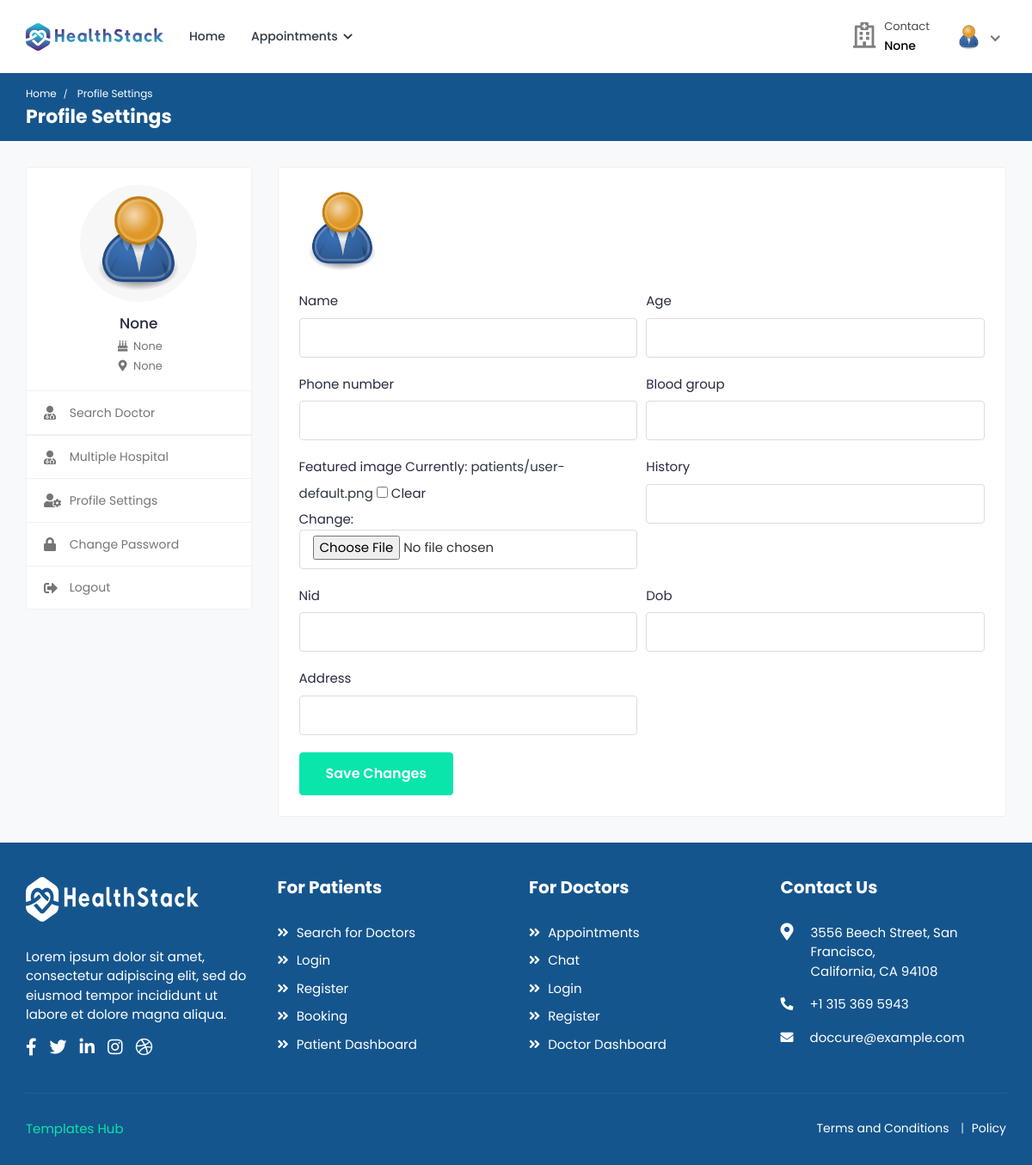
The page /profile-settings/7/ on the database as committed earlier.
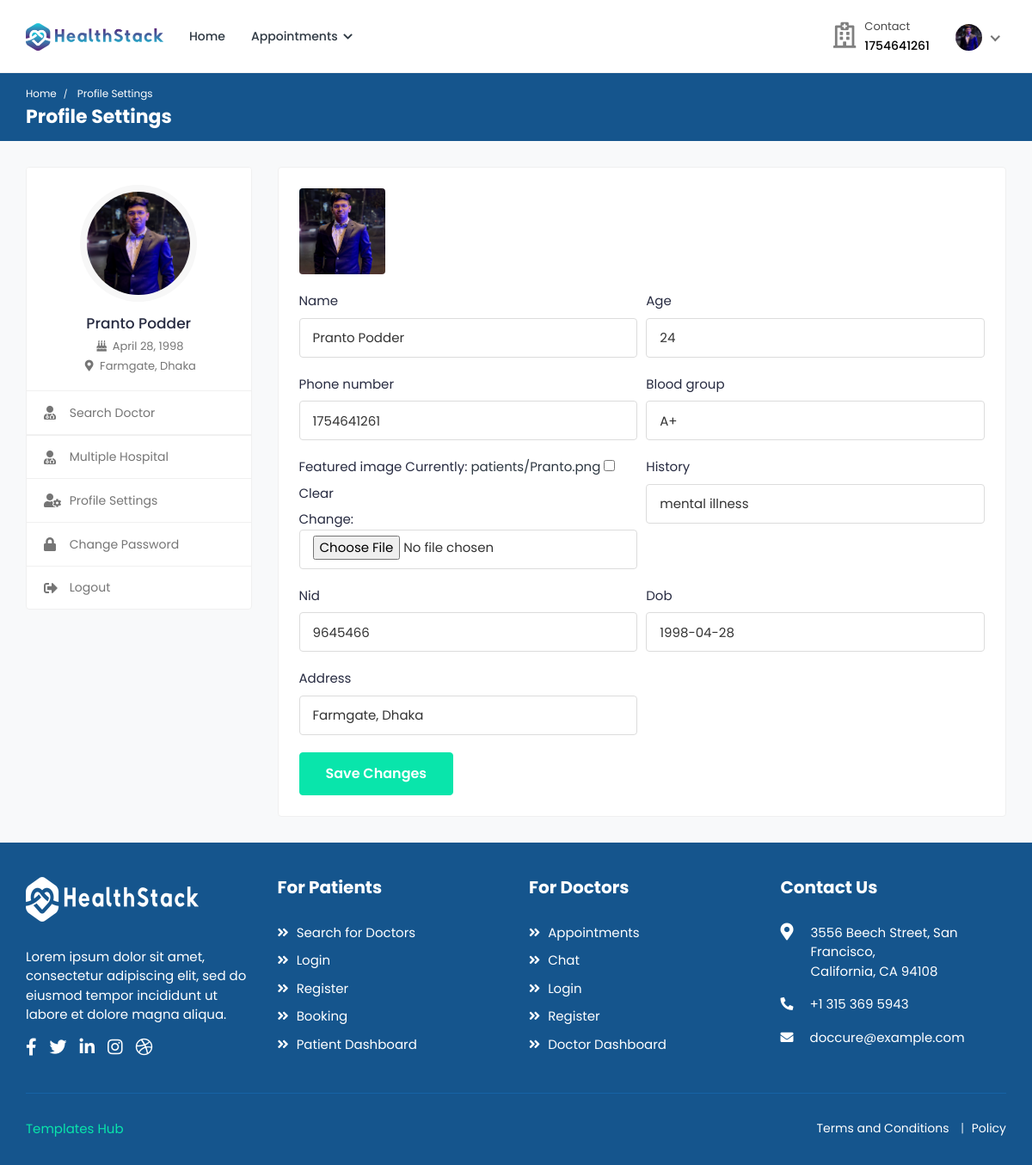
The same page on the database as committed later.
### hospital/models.py (models this page shows, shortened)
class Patient(models.Model):
    patient_id = models.AutoField(primary_key=True)
    user = models.OneToOneField(
        User, on_delete=models.CASCADE, null=True, blank=True, related_name='patient')
    name = models.CharField(max_length=200, null=True, blank=True)
    username = models.CharField(max_length=200, null=True, blank=True)
    age = models.IntegerField(null=True, blank=True)
    email = models.EmailField(max_length=200, null=True, blank=True)
    phone_number = models.IntegerField(null=True, blank=True)
    address = models.CharField(max_length=200, null=True, blank=True)
    featured_image = models.ImageField(
        upload_to='patients/', default='patients/user-default.png', null=True, blank=True)
    blood_group = models.CharField(
        max_length=200, null=True, blank=True)
    history = models.CharField(max_length=200, null=True, blank=True)
    dob = models.DateField(null=True, blank=True)
    nid = models.CharField(max_length=200, null=True, blank=True)

### hospital/views.py (the view, shortened to what this page needs)
def profile_settings(request, pk):
    patient = Patient.objects.get(user_id=pk)
    form = PatientForm(instance=patient)  # instance=patient
    context = {'patient': patient, 'form': form}
    return render(request, 'profile-settings.html', context)

### hospital/forms.py
class PatientForm(forms.ModelForm):
    class Meta:
        model = Patient
        fields = ['name', 'age', 'phone_number', 'blood_group',
                  'featured_image', 'history', 'nid', 'dob', 'address']
    def __init__(self, *args, **kwargs):
        super(PatientForm, self).__init__(*args, **kwargs)
        for name, field in self.fields.items():
            field.widget.attrs.update({'class': 'form-control'})

### templates/profile-settings.html (shortened to what the changed rows need)
{% load static %}
<!DOCTYPE html>
<html lang="en">
  <head>
    <link
      rel="stylesheet"
      href="{% static 'HealthStack-System/css/Normal/bootstrap.min.css' %}"
    />
    <link
      rel="stylesheet"
      href="{% static 'HealthStack-System/plugins/Normal/fontawesome/css/fontawesome.min.css' %}"
    />
    <link
      rel="stylesheet"
      href="{% static 'HealthStack-System/plugins/Normal/fontawesome/css/all.min.css' %}"
    />
    <link
      rel="stylesheet"
      href="{% static 'HealthStack-System/css/Normal/bootstrap-datetimepicker.min.css' %}"
    />
    <link
      rel="stylesheet"
      href="{% static 'HealthStack-System/plugins/Normal/select2/css/select2.min.css' %}"
    />
    <link
      rel="stylesheet"
      href="{% static 'HealthStack-System/css/Normal/style.css' %}"
    />
  </head>
  <body>
    <div class="main-wrapper">
      <header class="header">{% include 'patient_navbar.html' %}</header>
      <div class="breadcrumb-bar">
        <div class="container-fluid">
          <div class="row align-items-center">
            <div class="col-md-12 col-12">
              <h2 class="breadcrumb-title">Profile Settings</h2>
            </div>
          </div>
        </div>
      </div>
      <div class="content">
        <div class="container-fluid">
          <div class="row">
            <div class="col-md-5 col-lg-4 col-xl-3 theiaStickySidebar">
              <div>{% include 'patient-sidebar.html' %}</div>
            </div>
            <div class="col-md-7 col-lg-8 col-xl-9">
              <div class="card">
                <div class="card-body">
                  <form
                    action="{% url 'profile-settings' pk=user.id %}"
                    method="POST"
                    enctype="multipart/form-data"
                  >
                    <div class="row form-row">
                      <div class="col-12 col-md-12">
                        <div class="form-group">
                          <div class="change-avatar">
                            <div class="profile-img">
                              <img
                                src="{{patient.featured_image.url}}"
                                alt="User Image"
                              />
                            </div>
                          </div>
                        </div>
                      </div>
                      {% for field in form %}
                      <div class="col-12 col-md-6">
                        <div class="form-group">
                          <label>{{ field.label }}</label>
                          {{field}}{{ field.errors }}
                        </div>
                      </div>
                      {% endfor %}
                    </div>
                  </form>
                </div>
              </div>
            </div>
          </div>
        </div>
      </div>
      <footer class="footer">
        <div class="footer-top">
          <div class="container-fluid">
            <div class="row">
              <div class="col-lg-3 col-md-6">
                <div class="footer-widget footer-menu">
                  <h2 class="footer-title">For Patients</h2>
                </div>
              </div>
              <div class="col-lg-3 col-md-6">
                <div class="footer-widget footer-menu">
                  <h2 class="footer-title">For Doctors</h2>
                </div>
              </div>
              <div class="col-lg-3 col-md-6">
                <div class="footer-widget footer-contact">
                  <h2 class="footer-title">Contact Us</h2>
                </div>
              </div>
            </div>
          </div>
        </div>
      </footer>
    </div>
  </body>
</html>

### templates/patient_navbar.html (shortened to what this page needs)
{% load static %}
<nav class="navbar navbar-expand-lg header-nav">
  <div class="navbar-header">
    <a href="{% url 'hospital_home'%}" class="navbar-brand logo">
      <img
        src="{% static 'HealthStack-System/images/Normal/logo.jpg' %}"
        class="img-fluid"
        alt="Logo"
      />
    </a>
  </div>
  <div class="main-menu-wrapper">
    <ul class="main-nav">
      <li>
        <a href="{% url 'hospital_home'%}">Home</a>
      </li>
      <li class="has-submenu">
        <a href="#">Appointments <i class="fas fa-chevron-down"></i></a>
      </li>
    </ul>
  </div>
  <ul class="nav header-navbar-rht">
    <li class="nav-item contact-item">
      <div class="header-contact-img">
        <i class="far fa-hospital"></i>
      </div>
      <div class="header-contact-detail">
        <p class="contact-header">Contact</p>
        <p class="contact-info-header">{{patient.phone_number}}</p>
      </div>
    </li>
    <li class="nav-item dropdown has-arrow logged-item">
      <a href="#" class="dropdown-toggle nav-link" data-toggle="dropdown">
        <span class="user-img">
          <img
            class="rounded-circle"
            src="{{patient.featured_image.url}}"
            width="31"
            alt="Richard Wilson"
          />
        </span>
      </a>
    </li>
  </ul>
</nav>

### templates/patient-sidebar.html
{% load static %}
    <div class="profile-sidebar">
      <div class="widget-profile pro-widget-content">
        <div class="profile-info-widget">
          <a href="#" class="booking-doc-img">
            <img
              src="{{ patient.featured_image.url }}"
              alt="User Image"
            />
          </a>
          <div class="profile-det-info">
            <h3>{{patient.name}}</h3>
            <div class="patient-details">
              <h5>
                <i class="fas fa-birthday-cake"></i> {{ patient.dob }}
              </h5>
              <h5 class="mb-0">
                <i class="fas fa-map-marker-alt"></i>
                {{ patient.address }}
              </h5>
            </div>
          </div>
        </div>
      </div>
      <div class="dashboard-widget">
        <nav class="dashboard-menu">
          <ul>
            <li>
              <a href="{% url 'search' pk=user.id %}">
                <i class="fas fa-user-md"></i>
                <span>Search Doctor</span>
              </a>
            </li>
            <li>
            <li>
                <a href="{% url 'multiple-hospital' %}">
                  <i class="fas fa-user-md"></i>
                  <span>Multiple Hospital</span>
                </a>
              </li>
            <li>
              <a href="{% url 'profile-settings' pk=user.id %}">
                <i class="fas fa-user-cog"></i>
                <span>Profile Settings</span>
              </a>
            </li>
            <li>
              <a href="{% url 'change-password'%}">
                <i class="fas fa-lock"></i>
                <span>Change Password</span>
              </a>
            </li>
            <li>
              <a href="{% url 'logout' %}">
                <i class="fas fa-sign-out-alt"></i>
                <span>Logout</span>
              </a>
            </li>
          </ul>
        </nav>
      </div>
    </div>

Rows that differ between the two databases and show on the page:
changed Patient: phone_number "None" → "1754641261"; featured_image: picture added in place of a placeholder; name "None" → "Pranto Podder"; dob "None" → "April 28, 1998"; address "None" → "Farmgate, Dhaka"; name (not shown) → "Pranto Podder"; age (not shown) → "24"; phone_number (not shown) → "1754641261"; blood_group (not shown) → "A+"; history (not shown) → "mental illness"; nid (not shown) → "9645466"; dob (not shown) → "1998-04-28"; address (not shown) → "Farmgate, Dhaka"
Other text that changed with them:
text no longer shown: "Currently: patients/user-default.png Clear Change:"
text now shown: "Currently: patients/Pranto.png Clear Change:"
